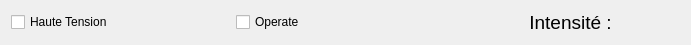
       <widget class="QWidget" name="horizontalLayoutWidget_2">
        <property name="geometry">
         <rect>
          <x>70</x>
          <y>100</y>
          <width>691</width>
          <height>37</height>
         </rect>
        </property>
        <layout class="QHBoxLayout" name="frameControl">
         <item>
          <widget class="QCheckBox" name="checkBoxHV">
           <property name="styleSheet">
            <string notr="true">font: 14pt &quot;Segoe UI&quot;;</string>
           </property>
           <property name="text">
            <string>Haute Tension</string>
           </property>
          </widget>
         </item>
         <item>
          <widget class="QCheckBox" name="checkBoxOperate">
           <property name="styleSheet">
            <string notr="true">font: 14pt &quot;Segoe UI&quot;;</string>
           </property>
           <property name="text">
            <string>Operate</string>
           </property>
          </widget>
         </item>
         <item>
          <widget class="QLabel" name="labelIntensite">
           <property name="font">
            <font>
             <pointsize>14</pointsize>
             <bold>false</bold>
             <strikeout>false</strikeout>
             <kerning>false</kerning>
            </font>
           </property>
           <property name="text">
            <string>Intensité :</string>
           </property>
           <property name="alignment">
            <set>Qt::AlignmentFlag::AlignCenter</set>
           </property>
          </widget>
         </item>
        </layout>
       </widget>
